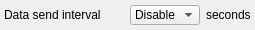
<?xml version="1.0" encoding="UTF-8"?>
<ui version="4.0">
 <class>PositioningMethodLocationOptions</class>
 <widget class="QWidget" name="PositioningMethodLocationOptions">
  <property name="geometry">
   <rect>
    <x>0</x>
    <y>0</y>
    <width>255</width>
    <height>30</height>
   </rect>
  </property>
  <property name="windowTitle">
   <string notr="true">Location Options</string>
  </property>
  <layout class="QHBoxLayout" name="horizontalLayout">
   <property name="leftMargin">
    <number>4</number>
   </property>
   <property name="topMargin">
    <number>4</number>
   </property>
   <property name="rightMargin">
    <number>4</number>
   </property>
   <property name="bottomMargin">
    <number>4</number>
   </property>
   <item>
    <widget class="QLabel" name="lbl_Interv">
     <property name="text">
      <string>Data send interval</string>
     </property>
    </widget>
   </item>
   <item>
    <spacer name="horizontalSpacer">
     <property name="orientation">
      <enum>Qt::Horizontal</enum>
     </property>
     <property name="sizeHint" stdset="0">
      <size>
       <width>0</width>
       <height>0</height>
      </size>
     </property>
    </spacer>
   </item>
   <item>
    <widget class="QComboBox" name="boxInterval">
     <property name="minimumSize">
      <size>
       <width>70</width>
       <height>20</height>
      </size>
     </property>
     <property name="maximumSize">
      <size>
       <width>70</width>
       <height>20</height>
      </size>
     </property>
     <item>
      <property name="text">
       <string>Disable</string>
      </property>
     </item>
     <item>
      <property name="text">
       <string notr="true">1</string>
      </property>
     </item>
     <item>
      <property name="text">
       <string notr="true">5</string>
      </property>
     </item>
     <item>
      <property name="text">
       <string notr="true">10</string>
      </property>
     </item>
     <item>
      <property name="text">
       <string notr="true">15</string>
      </property>
     </item>
     <item>
      <property name="text">
       <string notr="true">30</string>
      </property>
     </item>
     <item>
      <property name="text">
       <string notr="true">60</string>
      </property>
     </item>
     <item>
      <property name="text">
       <string notr="true">90</string>
      </property>
     </item>
     <item>
      <property name="text">
       <string notr="true">120</string>
      </property>
     </item>
     <item>
      <property name="text">
       <string notr="true">240</string>
      </property>
     </item>
     <item>
      <property name="text">
       <string notr="true">300</string>
      </property>
     </item>
     <item>
      <property name="text">
       <string notr="true">600</string>
      </property>
     </item>
     <item>
      <property name="text">
       <string notr="true">1200</string>
      </property>
     </item>
     <item>
      <property name="text">
       <string notr="true">2400</string>
      </property>
     </item>
     <item>
      <property name="text">
       <string notr="true">3600</string>
      </property>
     </item>
    </widget>
   </item>
   <item>
    <widget class="QLabel" name="lblSeconds">
     <property name="text">
      <string>seconds</string>
     </property>
    </widget>
   </item>
  </layout>
 </widget>
 <resources/>
 <connections/>
</ui>
